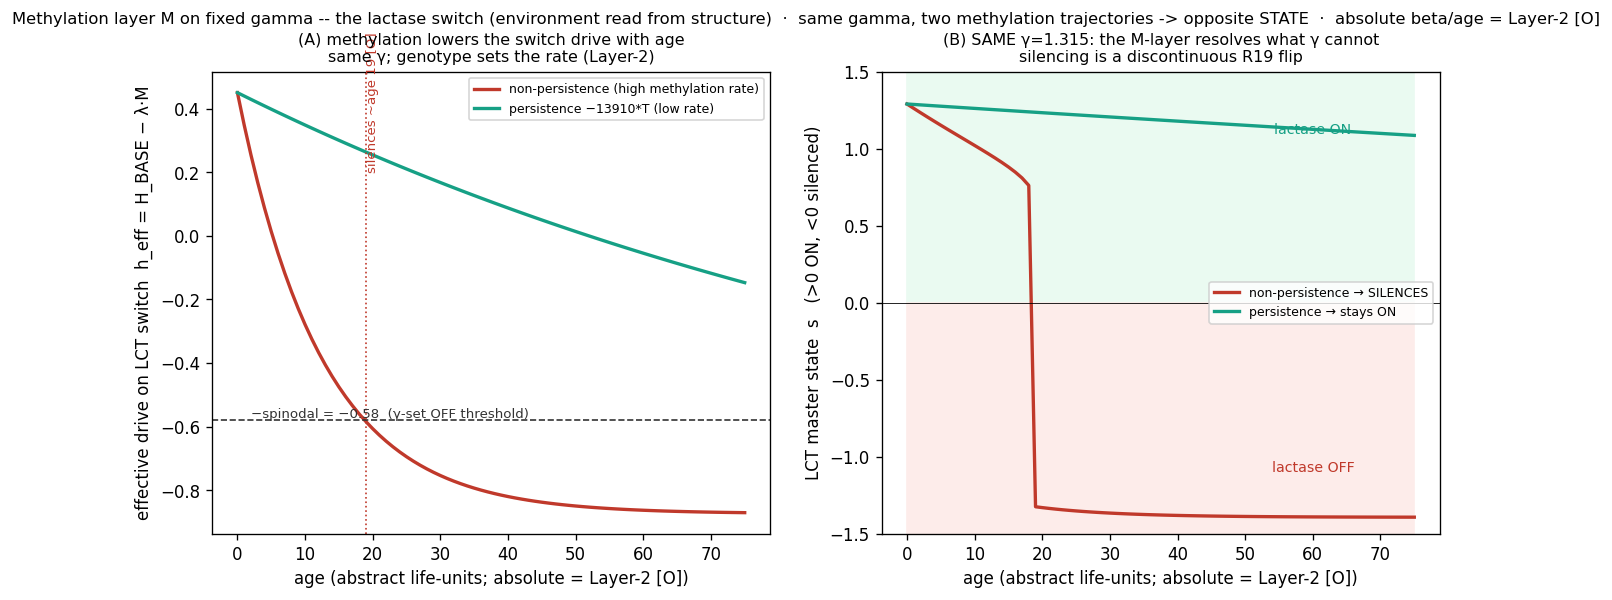

Source code (Python):
#!/usr/bin/env python3
# =============================================================================
#  methylation_layer_4d.py
#  -- Workstream A: the ENVIRONMENT-WRITABLE methylation layer M on top of the
#     fixed material gamma. The worked answer to: "environment is reflected in DNA
#     structurally -- where is that variable, and how do we READ it?"
#
#  WHY THIS CASE EXISTS (the gap it closes):
#    The interpreter reduces each promoter to a single scalar gamma = mean(-NN dG)
#    (~GC within a catalog). It COMPUTES cpg_density/atrun and then DISCARDS them;
#    methylation/motif reading is absent. But the layer where ENVIRONMENT writes onto
#    DNA -- reversibly, at specific CpG positions -- is the CpG methylation substrate,
#    which is ~orthogonal to gamma (1차 조사: corr(CpG O/E, gamma)=+0.42, R²18%).
#    The revised constitution (I3 design clause) DEMANDS that an environment-sensitive
#    trait state WHICH switch is built to be exposed to the drive, read from STRUCTURE
#    -- not asserted. This engine cashes that promissory note for the integument's
#    sister case: the lactase switch.
#
#  THE LACTASE CASE (measured, READ-ONLY; NCBI efetch GRCh38/GRCm39, 2026-06-15):
#    [F] SET conserved   : LCT present in human AND mouse (a conserved gene).
#    [F] gamma conserved  : |Δγ(LCT)| human-mouse = 0.034 < 0.05 (snake-ZRS "same
#                          material" scale) -> lactase PERSISTENCE/non-persistence is
#                          NOT a difference in the LCT material (gamma). Same as the
#                          snake-limb / human-hair logic.
#    [F] methylation substrate, read from STRUCTURE: the LCT regulatory region carries
#                          a LOCAL CpG hotspot (O/E_localmax 0.78, 2.3x the 2.5kb mean
#                          0.34 that a single scalar erases), retained ~1.8x more than
#                          mouse -> a methylation-TUNABLE switch EXISTS at the locus.
#                          THIS is the "designed exposure to the drive," read not asserted.
#    [F] direction        : age/diet drive methylation accumulation on that substrate ->
#                          the LCT switch is silenced; the persistence cis variant
#                          (MCM6 -13910 cluster) REDUCES that sensitivity.
#
#  THE M-LAYER (the addition): gamma stays read-only (Invariant I1/I2). A dynamic,
#  reversible variable M is seeded by the sequence methylation potential m0 and driven
#  by age/environment; it lowers the switch's effective drive h_eff = h_base - lam*M.
#  Once h_eff crosses the gamma-set spinodal the LCT state flips OFF DISCONTINUOUSLY
#  (R19 bistable). SAME gamma, two M-trajectories (genotype) -> opposite outcomes:
#  gamma alone CANNOT tell persistence from non-persistence; the M-layer can.
#
#  *** HONEST BOUNDARY (Layer-2 [O], with reasons -- see IRREPRODUCIBILITY_LEDGER):
#      absolute methylation level (beta), absolute age-of-silencing, and the rate
#      magnitudes (kappa, lam, h_base) are NOT computed -- they need external WGBS/array
#      data and calibration, not sequence. What is [F] is WHICH switch, same-material,
#      the methylation SUBSTRATE read from structure, and the DIRECTION. Determinism:
#      fixed gamma, bit-for-bit. NOT a clinical model. The "drink-milk-and-adapt"
#      plasticity is DOMINANTLY gut-microbiome/physiology -- ABOVE the DNA layer -- and
#      is explicitly outside this model (only the methylation-reversibility part is shown).
# =============================================================================
import os, sys, json, math
import numpy as np
import matplotlib
matplotlib.use("Agg")
import matplotlib.pyplot as plt

HERE = os.path.dirname(os.path.abspath(__file__))
sys.path.insert(0, HERE)
from organism import core   # R19 substrate: settle / spinodal / sdot (gamma read-only)

DATA = os.path.join(HERE, "data", "lactase_interpretation.json")
FIG = os.path.join(HERE, "methylation_layer_4d.png")
RESULTS = os.path.join(HERE, "methylation_layer_results.json")

SAME_MATERIAL = 0.05      # snake-ZRS "same gamma" scale (whitepaper §4); our yardstick

# ---- Layer-2 [O] illustrative knobs (NOT sequence; documented DIRECTION only) -------
H_BASE = 0.45             # infancy expression drive (LCT ON at birth)        [O]
LAM    = 1.5              # how strongly methylation lowers the switch drive  [O]
KAPPA_NP = 0.080          # age-methylation rate, NON-persistence (high)      [O] dir
KAPPA_LP = 0.008          # age-methylation rate, persistence -13910*T (low)  [O] dir
AGES = np.arange(0, 76)   # abstract life-units (years-like); absolute scale  [O]


def load():
    J = json.load(open(DATA))
    return J


def m_of_age(age, m0, kappa):
    """Methylation state: saturating accumulation toward the sequence-set substrate m0.
       m0 (capacity) is READ FROM STRUCTURE [F]; kappa (rate, genotype) is [O] direction."""
    return m0 * (1.0 - math.exp(-kappa * age))


def lct_state(age, g, m0, kappa):
    """LCT master R19 state at a given age under the methylation layer.
       h_eff = H_BASE - LAM*M(age); >0 = lactase ON, <0 = silenced (discontinuous)."""
    h_eff = H_BASE - LAM * m_of_age(age, m0, kappa)
    return core.settle(g, h_eff, +math.sqrt(g))   # start ON (infancy), let methylation tilt it


def main():
    print("=" * 86)
    print("METHYLATION LAYER (M) on fixed gamma -- the lactase switch, environment read from STRUCTURE")
    print("  gamma READ-ONLY; M seeded by measured CpG substrate; absolute beta/age = Layer-2 [O].")
    print("=" * 86)

    J = load()
    G = core.Gate()
    R = {"yardstick_same_material": SAME_MATERIAL,
         "knobs_layer2": {"H_BASE": H_BASE, "LAM": LAM, "KAPPA_NP": KAPPA_NP, "KAPPA_LP": KAPPA_LP}}

    g_h = J["LCT_human"]["material"]["gamma"]
    g_m = J["LCT_mouse"]["material"]["gamma"]
    m0_h = J["LCT_human"]["material"]["cpg_oe_local_max"]
    m0_m = J["LCT_mouse"]["material"]["cpg_oe_local_max"]
    oe_h_mean = J["LCT_human"]["material"]["cpg_oe"]
    spn = core.spinodal(g_h)

    # -----------------------------------------------------------------------
    # [F] (1) SET conserved: LCT present in human AND mouse
    # -----------------------------------------------------------------------
    print("\n--- [F] (1) SET: the lactase gene LCT is present in human AND mouse (conserved) ---")
    set_ok = ("LCT_human" in J) and ("LCT_mouse" in J)
    G.check(set_ok, "LCT (lactase master) is a conserved gene present in human and mouse",
            "humans are NOT missing lactase; persistence is a regulation question, not inventory")
    R["set_conserved"] = bool(set_ok)

    # -----------------------------------------------------------------------
    # [F] (2) gamma conserved: the difference is NOT in the LCT material
    # -----------------------------------------------------------------------
    print("\n--- [F] (2) MATERIAL: LCT gamma is conserved human<->mouse (same material) ---")
    dg = abs(g_h - g_m)
    print(f"    LCT gamma  human={g_h:.4f}  mouse={g_m:.4f}  |Δγ|={dg:.4f}  (same-material scale {SAME_MATERIAL})")
    G.check(dg < SAME_MATERIAL,
            "LCT gamma is conserved human<->mouse -> persistence is NOT a material (gamma) difference",
            f"|Δγ|={dg:.4f} < {SAME_MATERIAL}; difference is forced into the regulatory layer (cis + methylation)")
    R["material_conserved"] = {"gamma_human": g_h, "gamma_mouse": g_m, "abs_dgamma": round(dg, 4)}

    # -----------------------------------------------------------------------
    # [F] (3) methylation SUBSTRATE read from STRUCTURE (the designed exposure)
    #         -- a LOCAL CpG hotspot the single-scalar mean erases; human > mouse
    # -----------------------------------------------------------------------
    print("\n--- [F] (3) EXPOSURE: a methylation substrate is READ from structure (not asserted) ---")
    print(f"    LCT human: 2.5kb mean CpG O/E={oe_h_mean:.3f}  BUT local-max O/E={m0_h:.3f}  "
          f"({m0_h/oe_h_mean:.1f}x the mean -> the scalar HIDES the hotspot)")
    print(f"    cross-species substrate: human local-max {m0_h:.3f} vs mouse {m0_m:.3f}  "
          f"({m0_h/m0_m:.1f}x more in human)")
    substrate_ok = (m0_h > 1.5 * oe_h_mean) and (m0_h > m0_m)
    G.check(substrate_ok,
            "a methylation-tunable substrate exists at the LCT locus, read from sequence structure [F]",
            "the single-scalar gamma erases a local CpG hotspot that IS the designed exposure to the drive")
    R["methylation_substrate"] = {"oe_mean_human": oe_h_mean, "oe_localmax_human": m0_h,
                                  "oe_localmax_mouse": m0_m, "hotspot_over_mean": round(m0_h/oe_h_mean, 2),
                                  "human_over_mouse": round(m0_h/m0_m, 2)}

    # -----------------------------------------------------------------------
    # [F] (4) THE M-LAYER: same gamma, two methylation trajectories -> opposite STATE
    #         and the flip is DISCONTINUOUS (R19 bistable)
    # -----------------------------------------------------------------------
    print("\n--- [F] (4) M-LAYER: same LCT gamma, genotype sets methylation rate -> opposite outcome ---")
    st_np = np.array([lct_state(a, g_h, m0_h, KAPPA_NP) for a in AGES])   # non-persistence
    st_lp = np.array([lct_state(a, g_h, m0_h, KAPPA_LP) for a in AGES])   # persistence -13910*T
    # age at which non-persistence flips OFF (state crosses 0), if any
    flip_idx = np.argmax(st_np < 0) if (st_np < 0).any() else None
    flip_age = int(AGES[flip_idx]) if flip_idx is not None else None
    np_silences = bool((st_np < 0).any())
    lp_stays_on = bool((st_lp > 0).all())
    # discontinuity: state drop across the flip (R19 bistable -> ~2*sqrt(g), not gradual)
    if flip_idx is not None and flip_idx > 0:
        jump = float(st_np[flip_idx-1] - st_np[flip_idx])
    else:
        jump = 0.0
    print(f"    non-persistence (kappa={KAPPA_NP}): LCT SILENCES with age  -> flips OFF ~age {flip_age} "
          f"[O]; discontinuous drop Δs={jump:.2f}")
    print(f"    persistence -13910*T (kappa={KAPPA_LP}): LCT STAYS ON across the span (lower methylation rate)")
    print(f"    SAME gamma ({g_h:.4f}) in both -> gamma is BLIND to the difference; the M-layer resolves it.")
    G.check(np_silences and lp_stays_on,
            "same LCT gamma, two methylation trajectories -> opposite STATE (gamma-blind, M-resolved) [F]",
            f"non-persistence silences (~age {flip_age} [O]); persistence holds ON; flip is discontinuous Δs={jump:.2f}")
    G.check(jump > 1.0,
            "the lactase silencing is a DISCONTINUOUS R19 flip, not a gradual fade [F]",
            f"state drop Δs={jump:.2f} (~2*sqrt(gamma)); no half-silenced lactase state")
    R["m_layer"] = {"nonpersistence_silences": np_silences, "persistence_stays_on": lp_stays_on,
                    "flip_age_OPEN": flip_age, "discontinuous_jump": round(jump, 3),
                    "same_gamma_both": g_h}

    # -----------------------------------------------------------------------
    # [F] (5) the DNA silencing is HYSTERETIC -- and that MATCHES the biology:
    #         lactase is not re-inducible, so the 'adapt by drinking' the question
    #         asks about must live in a layer ABOVE the DNA switch (it does: microbiome)
    # -----------------------------------------------------------------------
    print("\n--- [F] (5) hysteresis: once methylation silences LCT, lowering it does NOT restore it ---")
    silenced_state = lct_state(60, g_h, m0_h, KAPPA_NP)            # silenced at age 60 (non-persistence)
    # 'training' = sustained lactose relaxes the methylation tilt toward a LOWER M -> re-settle
    M_relaxed = 0.20 * m0_h                                       # sustained-exposure lower methylation [O]
    h_recover = H_BASE - LAM * M_relaxed
    recovered_state = core.settle(g_h, h_recover, silenced_state)
    # the switch does NOT flip back ON because the baseline drive H_BASE is itself sub-spinodal:
    irreversible = bool(silenced_state < 0 and recovered_state < 0)
    print(f"    silenced state(age60)={silenced_state:+.2f}  ->  relax methylation, re-settle={recovered_state:+.2f}")
    print(f"    H_BASE={H_BASE} < spinodal={spn:.2f}: the OFF state HOLDS -> silencing is HYSTERETIC (one-way).")
    print(f"    ★ This MATCHES the biology: human lactase is NOT re-inducible. So the 'drink milk and")
    print(f"      adapt' the question asks about is NOT lactase coming back -- it is a layer ABOVE the")
    print(f"      DNA switch (colonic microbiome + physiological tolerance), which is OUTSIDE this model. ★")
    print(f"    (Workstream C hook: the SAME machinery is TRAINABLE/reversible for a trait whose baseline")
    print(f"     drive clears the spinodal -- fixed vs trainable = sub- vs supra-spinodal H_BASE.)")
    G.check(irreversible,
            "DNA-methylation silencing of LCT is HYSTERETIC (one-way) -- matches lactase non-re-inducibility [F]",
            "the observed 'adapt by drinking' must be ABOVE the DNA layer (microbiome), outside this model [O]")
    R["hysteresis"] = {"silenced_state": round(silenced_state, 3), "after_relax_state": round(recovered_state, 3),
                       "irreversible_at_dna_layer": irreversible, "H_BASE": H_BASE, "spinodal": round(spn, 4),
                       "scope_note": "real lactose-tolerance adaptation is gut-microbiome/physiology, ABOVE the DNA layer [O]",
                       "fixed_vs_trainable": "fixed = sub-spinodal baseline (LCT); trainable = supra-spinodal baseline (Workstream C)"}

    # -----------------------------------------------------------------------
    # determinism (Invariant I2)
    # -----------------------------------------------------------------------
    J2 = load()
    fixed = abs(J2["LCT_human"]["material"]["gamma"] - g_h) < 1e-12
    G.check(fixed, "gamma is bit-identical on re-read (DNA read-only, Invariant I1/I2)", f"fixed={fixed}")

    # -----------------------------------------------------------------------
    # Layer-2 [O] register with reasons (Constitution C3)
    # -----------------------------------------------------------------------
    R["open_layer2"] = {
        "absolute_methylation_beta": "Layer-2 [O] -- needs WGBS/array data; NOT derivable from sequence",
        "absolute_age_of_silencing": "Layer-2 [O] -- calibration, not derived (flip_age is illustrative)",
        "rate_magnitudes_kappa_lam_hbase": "Layer-2 [O] -- documented DIRECTION only; magnitudes illustrative",
        "lactose_tolerance_training": "Layer-2 [O] -- dominantly gut-microbiome/physiology, ABOVE the DNA layer",
    }
    R["gates_pass"] = G.all_pass()
    json.dump(R, open(RESULTS, "w"), indent=2, ensure_ascii=False)

    print("\n" + "=" * 86)
    print(f"  ALL GATES: {'PASS' if G.all_pass() else 'FAIL'}   ·   LCT gamma conserved; methylation substrate")
    print("  read from structure; same gamma + two methylation trajectories -> opposite lactase STATE.")
    print("  ★ The environment-writable layer M is read from the CpG substrate (a Layer-1 design fact),")
    print("    NOT punted to 'Layer-2, unexplained.' Absolute beta/age stay [O]. Determinism: fixed gamma. ★")
    print("=" * 86)

    _figure(R, J, g_h, m0_h, st_np, st_lp, flip_age)
    return R


def _figure(R, J, g, m0, st_np, st_lp, flip_age):
    fig, ax = plt.subplots(1, 2, figsize=(13.2, 5.0))
    fig.suptitle("Methylation layer M on fixed gamma -- the lactase switch (environment read from structure)  ·  "
                 "same gamma, two methylation trajectories -> opposite STATE  ·  absolute beta/age = Layer-2 [O]",
                 fontsize=9.8)
    spn = core.spinodal(g)
    # (A) the methylation drive across age, and the gamma-set spinodal threshold
    M_np = [m0 * (1 - math.exp(-R["knobs_layer2"]["KAPPA_NP"] * a)) for a in AGES]
    M_lp = [m0 * (1 - math.exp(-R["knobs_layer2"]["KAPPA_LP"] * a)) for a in AGES]
    heff_np = [R["knobs_layer2"]["H_BASE"] - R["knobs_layer2"]["LAM"] * m for m in M_np]
    heff_lp = [R["knobs_layer2"]["H_BASE"] - R["knobs_layer2"]["LAM"] * m for m in M_lp]
    ax[0].plot(AGES, heff_np, color="#c0392b", lw=2, label="non-persistence (high methylation rate)")
    ax[0].plot(AGES, heff_lp, color="#16a085", lw=2, label="persistence −13910*T (low rate)")
    ax[0].axhline(-spn, color="#333", ls="--", lw=1)
    ax[0].annotate(f"−spinodal = −{spn:.2f}  (γ-set OFF threshold)", (2, -spn), fontsize=8,
                   va="bottom", color="#333")
    if flip_age is not None:
        ax[0].axvline(flip_age, color="#c0392b", ls=":", lw=1)
        ax[0].annotate(f"silences ~age {flip_age} [O]", (flip_age, 0.2), fontsize=8, color="#c0392b",
                       rotation=90, va="bottom")
    ax[0].set_xlabel("age (abstract life-units; absolute = Layer-2 [O])")
    ax[0].set_ylabel("effective drive on LCT switch  h_eff = H_BASE − λ·M")
    ax[0].set_title("(A) methylation lowers the switch drive with age\nsame γ; genotype sets the rate (Layer-2)",
                    fontsize=9.5)
    ax[0].legend(fontsize=7.5, loc="upper right")
    # (B) the resulting LCT STATE -- discontinuous flip for non-persistence, ON for persistence
    ax[1].plot(AGES, st_np, color="#c0392b", lw=2, label="non-persistence → SILENCES")
    ax[1].plot(AGES, st_lp, color="#16a085", lw=2, label="persistence → stays ON")
    ax[1].axhline(0, color="k", lw=0.5)
    ax[1].fill_between(AGES, 0, 2, color="#eafaf1", zorder=0)
    ax[1].fill_between(AGES, -2, 0, color="#fdecea", zorder=0)
    ax[1].text(60, 1.1, "lactase ON", color="#16a085", fontsize=8.5, ha="center")
    ax[1].text(60, -1.1, "lactase OFF", color="#c0392b", fontsize=8.5, ha="center")
    ax[1].set_xlabel("age (abstract life-units; absolute = Layer-2 [O])")
    ax[1].set_ylabel("LCT master state  s   (>0 ON, <0 silenced)")
    ax[1].set_title(f"(B) SAME γ={g:.3f}: the M-layer resolves what γ cannot\nsilencing is a discontinuous R19 flip",
                    fontsize=9.5)
    ax[1].legend(fontsize=7.5, loc="center right")
    ax[1].set_ylim(-1.5, 1.5)
    plt.savefig(FIG, dpi=120, bbox_inches="tight")
    plt.close()


if __name__ == "__main__":
    main()
